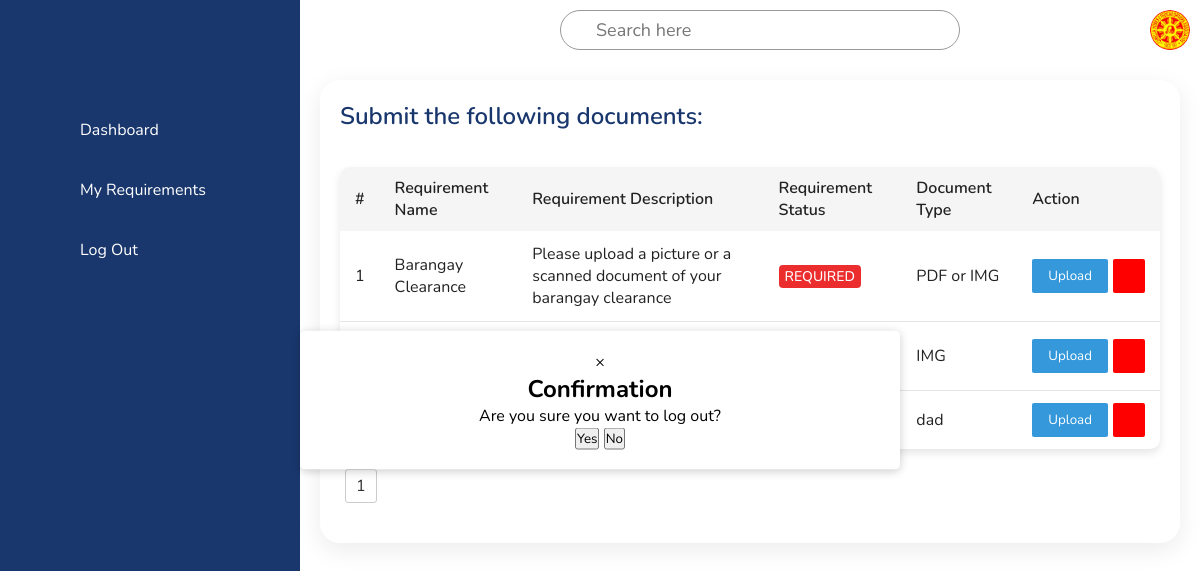
The app's page /Applicant/applicantUploadRequirements.php, older data.
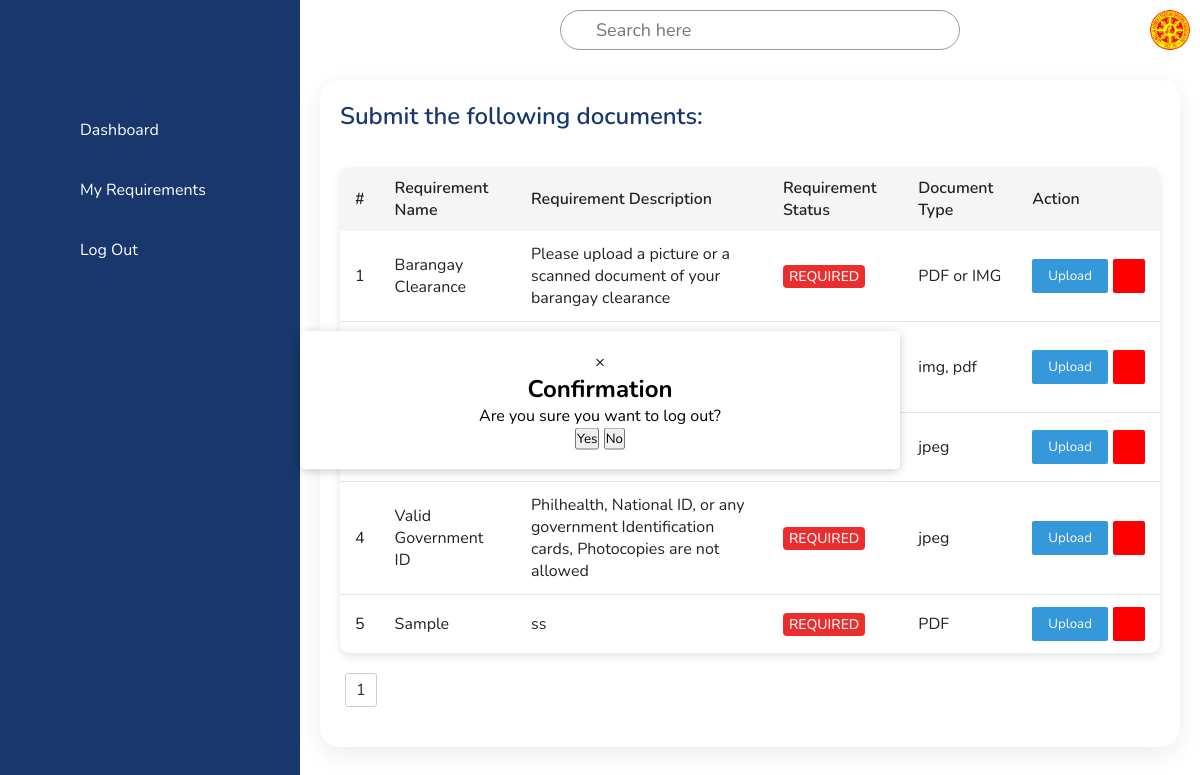
The same page, newer data.
### tables this page shows
CREATE TABLE `required_documents` (
  `document_id` int(11) NOT NULL,
  `document_name` varchar(255) NOT NULL,
  `document_description` varchar(255) NOT NULL,
  `is_required` enum('required','optional','','') NOT NULL,
  `document_type` varchar(255) NOT NULL,
  `created_at` timestamp NOT NULL DEFAULT current_timestamp(),
  `updated_at` timestamp NOT NULL DEFAULT current_timestamp()
);

### Applicant/applicantUploadRequirements.php (the view, shortened to what this page needs)
<?php
require_once '../database/config.php';
?>
<!DOCTYPE html>
<html lang="en">
<head>
    <link rel="stylesheet" href="../css/applicant/applicantUploadRequirements.css" />
    <link rel="stylesheet" href="../css/admin/global.css">
    <link rel="stylesheet" href="../css/admin/table.css">
</head>
<body>
    <?php
    include 'applicantNavigation.php';
    ?>
    <div id="logOutModal" class="modal">
        <div class="modal-content">
            <span class="close" id="closeModal">&times;</span>
            <h2>Confirmation</h2>
            <p>Are you sure you want to log out?</p>
            <button id="confirmLogOut">Yes</button>
            <button id="cancelLogOut">No</button>
        </div>
    </div>
    <div class="main">
        <div class="topbar">
            <div class="toggle">
            </div>
            <div class="search">
                <label for="">
                    <input type="text" placeholder="Search here" />
                </label>
            </div>
            <div class="user">
                <img src="/images/logo.jpg" alt="Sample pic" />
            </div>
        </div>
        <div class="details">
            <div class="recentApplications">
                <div class="applicationHeader">
                    <h2>Submit the following documents:</h2>
                </div>
                <table class="applications-table" id="table1">
                    <thead>
                        <tr>
                            <th>#</th>
                            <th>Requirement Name</th>
                            <th>Requirement Description</th>
                            <th>Requirement Status</th>
                            <th>Document Type</th>
                            <th class="action-header" colspan="3">Action</th>
                        </tr>
                    </thead>
                    <tbody>
                        <?php
                        $sql = mysqli_query($conn, "SELECT * from required_documents ORDER BY document_id ASC") or die(mysqli_error($conn));
                        if (mysqli_num_rows($sql) > 0) {
                            $count = 1;
                            while ($row = mysqli_fetch_array($sql)) {
                                $document_id = $row['document_id'];
                                $document_name = $row['document_name'];
                                $document_description = $row['document_description'];
                                $document_status = $row['is_required'];
                                $document_type = $row['document_type'];
                        ?>
                                <tr class="<?php echo $document_status === 'optional' ? 'optional-row' : ''; ?>">
                                    <td><?php echo $count; ?></td>
                                    <td><?php echo $document_name ?></td>
                                    <td><?php echo $document_description ?></td>
                                    <td>
                                        <span class="status <?php echo $document_status === 'required' ? 'required' : 'optional'; ?>">
                                            <?php echo strtoupper($document_status === 'required' ? 'required' : 'optional'); ?>
                                        </span>
                                    </td>
                                    <td><?php echo $document_type ?></td>
                                    <td>
                                        <div class="action-buttons">
                                            <button type="button" class="action-button editBtn modal-trigger" data-modal-id="<?php echo 'uploadDocumentModal' . $document_id; ?>">
                                                <ion-icon name="cloud-upload-outline"></ion-icon> Upload
                                            </button>
                                            <button type="button" class="action-button deleteBtn modal-trigger" data-modal-id="<?php echo 'deleteRequirementModal' . $document_id; ?>" data-document-name="<?php echo $row['document_name'] ?>">
                                            </button>
                                        </div>
                                    </td>
                                </tr>
                        <?php
                                $count++;
                            }
                        } else {
                            echo "Record not Found";
                        }
                        ?>
                    </tbody>
                </table>
                <div class="pagination">
                </div>
            </div>
        </div>
    </div>
</body>
</html>

### Applicant/applicantNavigation.php
<div class="container">
    <div class="navigation">
        <ul>
            <li>
                <a href="">
                    <span class="icon"><ion-icon name="car-outline"></ion-icon></span>
                    <span class="title"><?php echo $_SESSION['fullName']; ?></span>
                </a>
            </li>
            <li>
                <a href="applicantDashboard.php">
                    <span class="icon"><ion-icon name="home-outline"></ion-icon></span>
                    <span class="title">Dashboard </span>
                </a>
            </li>
            <li>
                <a href="applicantUploadRequirements.php">
                    <span class="icon"><ion-icon name="people-outline"></ion-icon></span>
                    <span class="title"> My Requirements</span>
                </a>
            </li>
            <li>
                <a href="" id="logOutLink">
                    <span class="icon"><ion-icon name="exit-outline"></ion-icon></span>
                    <span class="title">Log Out</span>
                </a>
            </li>
        </ul>
    </div>
</div>

### css/applicant/applicantUploadRequirements.css (style rules this page uses)
* { font-family: "Nunito", sans-serif; margin: 0; padding: 0; box-sizing: border-box; }
:root { --dBlue: #19376d; --white: #fff; --gray: #f5f5f5; --black1: #222; --black2: #999; }
body { min-height: 100vh; overflow-x: hidden; }
.container { position: relative; width: 100%; }
.navigation { position: fixed; width: 300px; height: 100%; background: var(--dBlue); border-left: 10px solid var(--dBlue); transition: 0.5s; overflow: hidden; }
.navigation ul { position: absolute; top: 0; left: 0; width: 100%; }
.navigation ul li { position: relative; width: 100%; list-style: none; border-top-left-radius: 30px; border-bottom-left-radius: 30px; }
.navigation ul li:nth-child(1) { margin-bottom: 40px; pointer-events: none; }
.navigation ul li a { position: relative; display: block; width: 100%; display: flex; text-decoration: none; color: var(--white); }
.navigation ul li a .icon { position: relative; display: block; min-width: 60px; height: 60px; line-height: 75px; text-align: center; }
.navigation ul li a .title { position: relative; display: block; padding: 0 10px; height: 60px; line-height: 60px; text-align: start; white-space: nowrap; }
.main { position: absolute; width: calc(100% - 300px); left: 300px; min-height: 100vh; background: var(--white); transition: 0.5s; }
.topbar { width: 100%; height: 60px; display: flex; justify-content: space-between; align-items: center; padding: 0 10px; }
.toggle { position: relative; width: 60px; height: 60px; display: flex; justify-content: center; align-items: center; font-size: 2rem; cursor: pointer; }
.search { position: relative; width: 400px; margin: 0 10px; }
.search label { position: relative; width: 100%; }
.search label input { width: 100%; height: 40px; border-radius: 40px; padding: 5px 20px; padding-left: 35px; font-size: 18px; outline: none; border: 1px solid var(--black2); }
.user { position: relative; width: 40px; height: 40px; border-radius: 50%; overflow: hidden; cursor: pointer; }
.user img { position: absolute; top: 0; left: 0; width: 100%; height: 100%; object-fit: cover; }
.details { position: relative; width: 100%; padding: 20px; display: grid; grid-template-columns: 1fr; grid-gap: 30px; }
.details .recentApplications { position: relative; display: grid; min-height: 300px; background: var(--white); padding: 20px; box-shadow: 0 7px 25px rgba(0, 0, 0, 0.08); border-radius: 20px; }
.details .applicationHeader { display: flex; justify-content: space-between; align-items: center; margin-bottom: 15px; }
.applicationHeader h2 { font-weight: 600; color: var(--dBlue); font-size: 1.5rem; }
.details table thead td, .details .recentApplications table tbody tr td { padding: 12px 15px; text-align: left; vertical-align: middle; }
.details table { width: 100%; border-collapse: collapse; margin-top: 20px; font-size: 16px; background-color: var(--white); border-radius: 10px; overflow: hidden; box-shadow: 0 4px 8px rgba(0, 0, 0, 0.1); }
.details table thead th { font-weight: 600; text-align: left; padding: 10px 15px; background-color: var(--gray); }
.details .recentApplications table tr { color: var(--black1); border-bottom: 1px solid rgba(0, 0, 0, 0.1); transition: background 0.3s ease; }
.details .recentApplications table tr:last-child { border-bottom: none; }
.details .recentApplications table tr td { padding: 12px 15px; text-align: left; vertical-align: middle; }
.status { padding: 2px 6px; border-radius: 4px; font-size: 14px; font-weight: 500; }
.action-header { text-align: center; }
.action-buttons { display: flex; gap: 5px; }
.action-button { padding: 8px 16px; background-color: #3498db; color: #fff; border: none; border-radius: 2px; cursor: pointer; display: flex; align-items: center; justify-content: center; }
.deleteBtn { background-color: red; }
.modal { position: relative; display: flex; flex-direction: column; width: 50%; pointer-events: auto; background-color: #fff; background-clip: padding-box; padding: 20px; border-radius: 5px; box-shadow: 0 2px 10px rgba(0, 0, 0, 0.2); text-align: center; position: absolute; top: 50%; left: 50%; transform: translate(-50%, -50%); z-index: 999; }
label:not(.form-check-label):not(.custom-file-label) { font-weight: 700; }

### css/admin/global.css (style rules this page uses)
* { margin: 0; padding: 0; box-sizing: border-box; }
.status { padding: 2px 6px; border-radius: 4px; font-size: 14px; font-weight: 500; }
.status.required { background: #eb2b2bfc; color: white; }
.status { position: relative; }
.status.optional { background: #42aa5efc; color: white; }

Row changes from the older to the newer data that the page shows:
removed required_documents: document_type "IMG"
removed required_documents: document_type "dad", is_required empty (drawn)
added required_documents: document_type "img, pdf"
added required_documents: document_type "jpeg"
added required_documents: document_name "Valid Government ID", document_description "Philhealth, National ID, or any government Identification cards, Photocopies are not allowed", is_required "REQUIRED", document_type "jpeg"
added required_documents: document_name "Sample", document_description "ss", is_required "REQUIRED", document_type "PDF"
